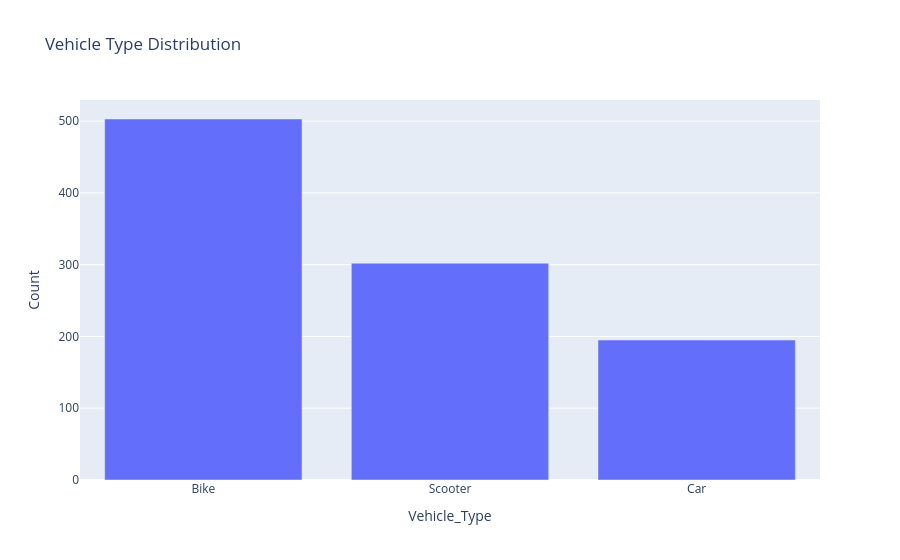

The notebook cell this image was saved under:
### Code cell
vehicle_count = df["Vehicle_Type"].value_counts().reset_index()
vehicle_count.columns = ["Vehicle_Type", "Count"]

fig = px.bar(vehicle_count, x = "Vehicle_Type", y = "Count", title="Vehicle Type Distribution")
fig.show()

### Figure 1 — Plotly figure (JSON) as saved in the notebook; plotly's stock layout.template omitted (floating-point values rounded to 4 significant figures)
{"data": [{"alignmentgroup": "True", "hovertemplate": "Vehicle_Type=%{x}<br>Count=%{y}<extra></extra>", "legendgroup": "", "marker": {"color": "#636efa", "pattern": {"shape": ""}}, "name": "", "offsetgroup": "", "orientation": "v", "showlegend": false, "textposition": "auto", "type": "bar", "x": ["Bike", "Scooter", "Car"], "xaxis": "x", "y": [503, 302, 195], "yaxis": "y"}], "layout": {"barmode": "relative", "legend": {"tracegroupgap": 0}, "title": {"text": "Vehicle Type Distribution"}, "xaxis": {"anchor": "y", "domain": [0, 1], "title": {"text": "Vehicle_Type"}}, "yaxis": {"anchor": "x", "domain": [0, 1], "title": {"text": "Count"}}}}
